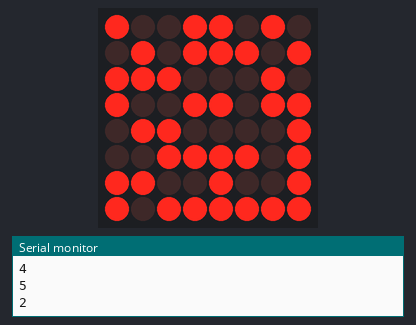
Simulated run of this sketch. Board: Arduino Uno, built with avr-gcc and run on an emulated ATmega328P. Shown: 8×8 LED matrix, the last lines printed to the serial monitor. Random numbers use the default seed unless the sketch sets one.

Above: at 3.03 s.
At 6.3 s:
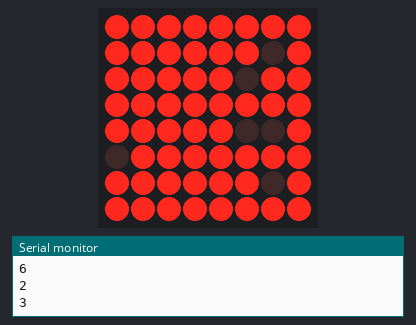
At 7.6 s:
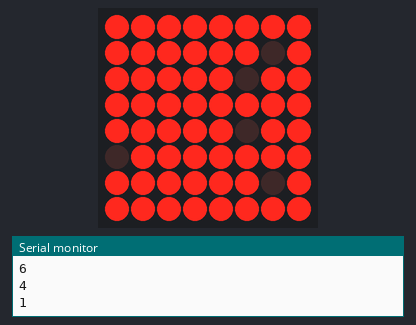
At 8.4 s:
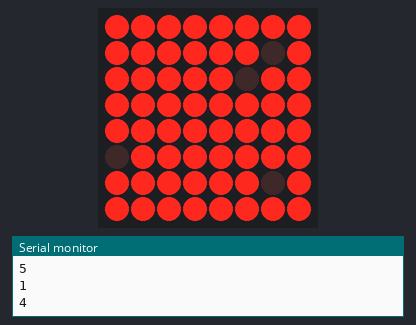
At 10.5 s:
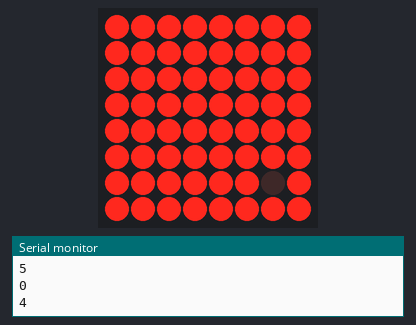
At 27.0 s:
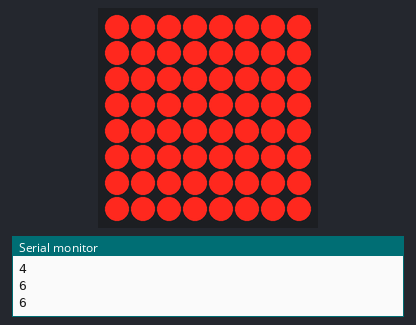

The sketch:

manzana.ino
```cpp
#include"LedControl.h"
LedControl lc=LedControl(12,10,11,1); // we create an instance of type LedControl
byte manzana[2];

void setup() {
  Serial.begin(9600);
  randomSeed(analogRead(0));
    lc.shutdown(0,false);
  /* Set the brightness to a medium values */
  lc.setIntensity(0,4);
  /* and clear the display */
  lc.clearDisplay(0);

}

void loop()
{

  manzana[0]= random(8);
  manzana[1]= random(8);
  Serial.print(manzana[0]);
  Serial.print("\n");
  Serial.print(manzana[1]);
  Serial.print("\n");
  Serial.print("\n");
  lc.setLed(0,manzana[0],manzana[1],1);
  delay(50);
}
```

Measured:
- what the display in image 1 shows lasts 1.2 s, from 6.3 s to 7.5 s
- what the display in image 2 shows lasts 0.8 s, from 7.5 s to 8.3 s
- what the display in image 3 shows lasts 1.4 s, from 8.3 s to 9.7 s
- what the display in image 4 shows lasts 16.6 s, from 10.4 s to 27.0 s
